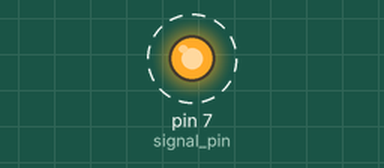
Recording of a sketch running on a simulated Arduino Uno, built with avr-gcc and run on an emulated ATmega328P. On the bench: output pins drawn as LEDs (lit = HIGH). Dashed ring = blinking.

Above: at 0.5 s.
Timing chart, 0 to 4.6 s (numbered marks = the images above):
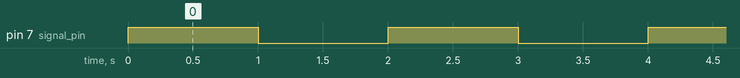

Measured:
- by itself, pin 7 (signal_pin): alternates HIGH for 1.0 s and LOW for 1.0 s

The sketch:

laser_emitter_blink.ino
```cpp
int signal_pin = 7;

void setup() {
  // put your setup code here, to run once:
pinMode(signal_pin, OUTPUT);
}

void loop() {
  // put your main code here, to run repeatedly:
digitalWrite(signal_pin,HIGH);
delay(1000);
digitalWrite(signal_pin,LOW);
delay(1000);
}
```
